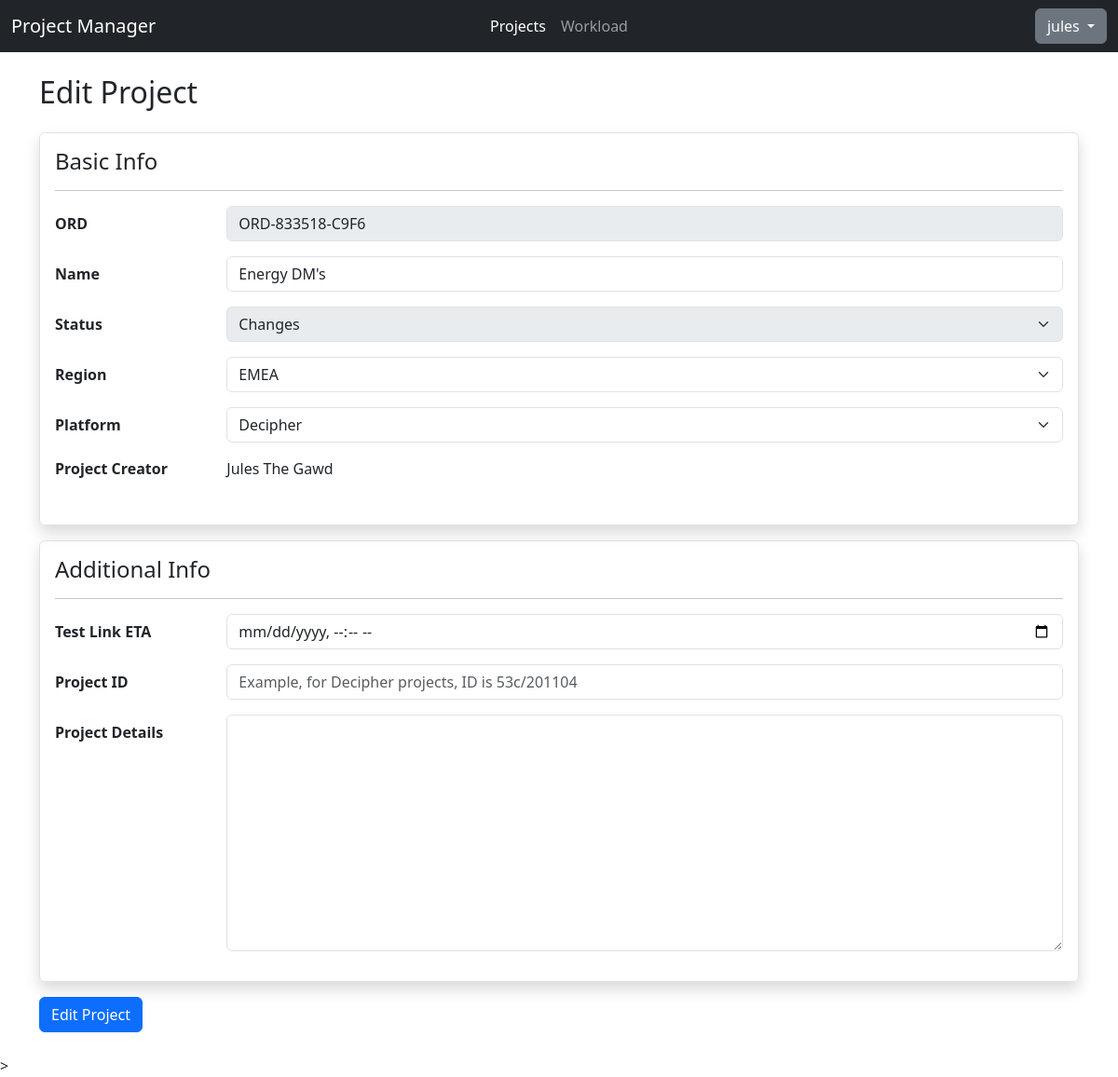
Page /projects/edit/LSMVVS (signed in) on the committed database.
### api/models.py (models this page shows, shortened)
class Project(models.Model):
    STATUS_CHOICES = [
     ("Headsup","Headsup"),
     ("Programming","Programming"),
     ("Changes","Changes"),
     ("Live", "Live"),
     ("LiveChange", "Live Changes"),
     ("Closed", "Closed")
    ]
    REGION_CHOICES = [
      ("APAC","APAC"),
      ("EMEA","EMEA"),
      ("NA","NA")
    ]
    PLATFORM_CHOICES = [
      ("Decipher", "Decipher"),
      ("CMIX","CMIX"),
      ("Confirmit","Confirmit")
    ]
    __original_eta = None
    code = models.SlugField(max_length=8, default=generate_unique_code, unique=True)
    ord = models.CharField(max_length=15, unique=True, validators=[RegexValidator(regex="^ORD-[0-9]{6}-[0-9A-Z]{4}$", message="Please enter the ORD in ORD-XXXXX-XXXX format.")])
    project_name = models.CharField(max_length=200)
    status = models.CharField(max_length=20, default="Headsup", choices=STATUS_CHOICES)
    created_date = models.DateField(auto_now_add=True)
    region = models.CharField(max_length=10, blank=True, choices=REGION_CHOICES)
    pid = models.CharField(max_length=20, blank=True)
    platform = models.CharField(max_length=15, default="Decipher", choices=PLATFORM_CHOICES)
    eta = models.DateTimeField(null=True,blank=True)
    details = models.TextField(max_length=255, blank=True)
    creator = models.ForeignKey(User, on_delete=models.CASCADE,null=True)
    def __init__(self, *args, **kwargs):
        super().__init__(*args, **kwargs)
        self.__original_eta = self.eta

### testfront/views.py (the view, shortened to what this page needs)
# urls.py: path('edit/<project_code>', views.projectedit, name="projectedit"),
@login_required
def projectedit(request, project_code):
    editproj = get_object_or_404(Project, code=project_code)
    if (editproj.creator != request.user and not request.user.has_perm("api.change_project")):
        return HttpResponseForbidden("Access denied")
    if request.method == "GET":
        username = f"{editproj.creator.first_name} {editproj.creator.last_name}"
        form = ProjectForm(instance = editproj, method="edit")
        return render(request, "testfront/formproject.html", {
            "form": form,
            "formText": "Edit",
            "username": username
        })

### testfront/templates/testfront/formproject.html (shortened to what this page needs)
{% extends "base.html" %}
{% load static %}
{% block css %} {% static "css/index.css" %} {% endblock %}
{% block body %}
<h2>{{formText}} Project</h2>
<form class="my-4" method="POST" novalidate>
  <fieldset class="border p-3 rounded shadow">
    <h4>Basic Info</h4>
    <hr />
    <div class="row mb-3">
      <label for="{{ form.ord.id_for_label }}" class="col-form-label fw-bold col-sm-2"
        >ORD</label
      >
      <div class="col-sm-10">
        {{ form.ord }}
      </div>
    </div>
    <div class="row mb-3">
      <label
        for="{{ form.project_name.id_for_label }}"
        class="form-label fw-bold col-form-label col-sm-2"
        >Name</label
      >
      <div class="col-sm-10">
        {{ form.project_name }}
      </div>
    </div>
    <div class="row mb-3">
      <label for="{{ form.status.id_for_label }}" class="col-form-label fw-bold col-sm-2"
        >Status</label
      >
      <div class="col-sm-10">
        {{ form.status }}
      </div>
    </div>
    <div class="row mb-3">
      <label for="{{ form.region.id_for_label }}" class="col-form-label fw-bold col-sm-2"
        >Region</label
      >
      <div class="col-sm-10">
        {{ form.region }}
      </div>
    </div>
    <div class="row mb-3">
      <label for="{{ form.platform.id_for_label }}" class="col-form-label fw-bold col-sm-2"
        >Platform</label
      >
      <div class="col-sm-10">
        {{ form.platform }}
      </div>
    </div>
    {% if username %}
    <div class="row mb-3">
      <p class="fw-bold col-sm-2">Project Creator</p>
      <div class="col-sm-10">
        <span>{{username}}</span>
      </div>
    </div>
    {% endif %}
  </fieldset>
  <fieldset class="my-3 border p-3 rounded shadow">
    <h4>Additional Info</h4>
    <hr/>
    <div class="row mb-3">
      <label for="{{ form.eta.id_for_label }}" class="col-form-label fw-bold col-sm-2"
        >Test Link ETA</label
      >
      <div class="col-sm-10">
        {{ form.eta }}
      </div>
    </div>
    <div class="row mb-3">
        <label for="{{ form.pid.id_for_label }}" class="col-form-label fw-bold col-sm-2"
            >Project ID</label
        >
        <div class="col-sm-10">
            {{ form.pid }}
        </div>
    </div>
    <div class="row mb-3">
        <label for="{{ form.details.id_for_label }}" class="col-form-label fw-bold col-sm-2"
            >Project Details</label
        >
        <div class="col-sm-10">
          {{ form.details }}
        </div>
    </div>
  </fieldset>
  <button type="submit" class="btn btn-primary">{{formText}} Project</button>
</form>
{% endblock %}

### testfront/templates/base.html (shortened to what this page needs)
{% load static %}
<!DOCTYPE html>
<html lang="en">
  <head>
    <link rel="stylesheet" href="{% static "css/bootstrap.min.css" %}" />
    <link rel="stylesheet" href="{% block css %} {% endblock %}" />
  </head>
  <body>
    <nav class="navbar navbar-expand-lg bg-dark" data-bs-theme="dark">
      <div class="container-fluid">
        <div class="collapse navbar-collapse d-lg-flex" id="navbarNavAltMarkup">
          <a class="navbar-brand col-lg-3 me-auto">Project Manager </a>
          <div class="navbar-nav col-lg-6 justify-content-lg-center">
            <a class="nav-link active" aria-current="page" href="{% url "projectall" %}">Projects</a>
            <a class="nav-link" href="#">Workload</a>
          </div>
          <div class="d-lg-flex col-lg-3 justify-content-lg-end dropdown">
            <button class="btn btn-secondary dropdown-toggle" type="button" data-bs-toggle="dropdown" aria-expanded="false">
              {{user.username}}
            </button>
          </div>
        </div>
      </div>
    </nav>
    <main class="container mt-4">{% block body %} {% endblock %}</main>
    ></script>
  </body>
</html>

### rows in the picture
Project: ord "ORD-833518-C9F6", project_name "Energy DM's", status "Changes", region "EMEA", platform "Decipher"

### other values in the picture
{{ user.username }} "jules"
{{ username }} "Jules The Gawd"
